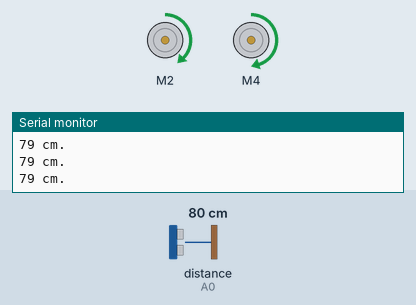
Recording of a sketch running on a simulated Arduino Uno, built with avr-gcc and run on an emulated ATmega328P. On the bench: 2 × DC motor (green arrow = forward, orange = backward, longer = faster), the last lines printed to the serial monitor. Wiring (inferred from the names in the program): ultrasonic range finder: trigger A1; echo A0. The inputs (shaded band) are chosen by the test bench; at power-on: distance to the obstacle (sensor on A0) 80 cm. The echo pulse lasts 58.3 µs per cm.

Above: at 1.2 s.
1.3 s: distance to the obstacle (sensor on A0) set to 45 cm
2.9 s: distance to the obstacle (sensor on A0) set to 36 cm
At 4.3 s:
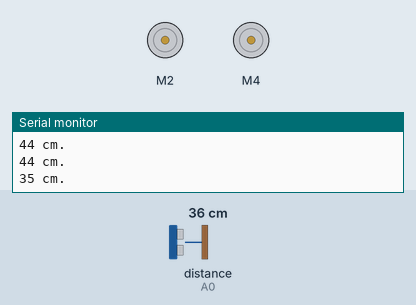
5.9 s: distance to the obstacle (sensor on A0) set to 60 cm
At 7.5 s:
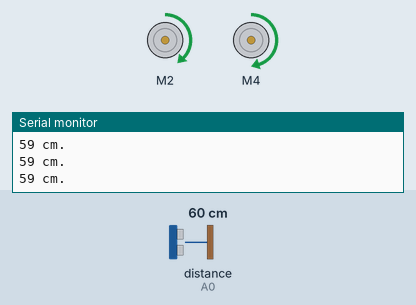
7.8 s: distance to the obstacle (sensor on A0) set to 2 cm
At 9.5 s:
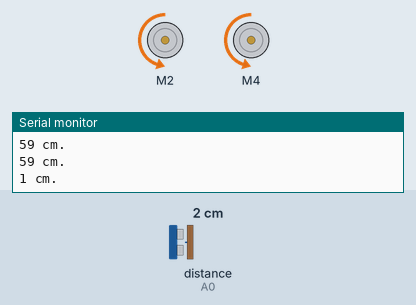
Timing chart, 0 to 11.7 s (numbered marks = the images above; inputs shaded):
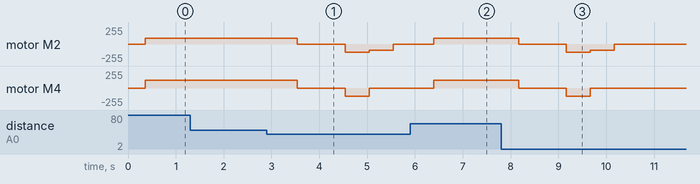

The sketch:

coche_javier.ino
```cpp
// ---------------------------------------------------------------------------
// ROBOT-COCHE
// DOS MOTORES DC MUEVEN AMBAS RUEDAS TRASERAS
// UN SENSOR ULTRASÓNICO MIDE LA DISTANCIA A OBSTÁCULOS.
// SI EL COCHE ESTÁ CERCA DE UN OBSTÁCULO DEBE EVITARLO
// A VECES EL SENSOR SE QUEDA COLGADO MIDIENDO DISTANCIAS 0, 0, 0, 0 CM, REITERADAMENTE
// LO ARREGLAMOS CON INSTRUCCIONES PARA EL DESBLOQUEO METIDAS EN UN BUCLE WHILE
// SOLUCION AL 0,0,0,0,0,0,...
//When I detect the sensor is stuck, I simply switch echo pin to OUTPUT,
//put it into LOW state, and after a while re-set it to INPUT, then cycle again.

//conexiones del sensor HC-SR04
//trigger A1
//echo    A0
//Gnd     tierra (GND)
//Vcc     5V
// ---------

//Definicion de constantes y variables usadas
const int trigPin = A1; // pin disparo del sensor ultrasonico
const int echoPin = A0; // pin echo que recoge el rebote del pulso ultrasonico
int intentos = 0;//num de veces que el sensor ultrasónico se cuelga con 0

#include <AFMotor.h>
AF_DCMotor motorD(2); // create motor derecha
AF_DCMotor motorI(4); // create motor izquierda

void setup()
{
  Serial.begin(9600); // Open serial monitor at 115200 baud
  pinMode(trigPin, OUTPUT);
  pinMode(echoPin, INPUT);
  //pinMode (led, OUTPUT);
  motorD.setSpeed(90);     // 90, set the speed from 0 to 255 90
  motorI.setSpeed(120);     // 120,set the speed form 0 to 255 120

}

void loop()
{
 delay(50);
 //dos variables vamos a definir para el trabajo del sensor ulrasónico
 //duration = tiempo de duración del pulso ida y vuelta
 //y range = distancia en cm al obstáculo
 long duration, range;
 digitalWrite(trigPin, LOW);   // Resetea el disparador ulstrasónico
 delayMicroseconds(2);   //damos un tiempo de espera antes de lanzar un pulso
 digitalWrite(trigPin, HIGH);  // Manda EL PULSO
 delayMicroseconds(10);    //el pulso dura 10 microsegundos
 digitalWrite(trigPin, LOW); // Deshabilita la transimison de otros pulsos
 //y espera a que el pin echo recoja el pulso rebotado
 duration = pulseIn(echoPin, HIGH) ; //mide el tiempo de ida y vuelta del pulso en µs
 range = duration / 58.28  ; // Calcula la distancia al obstáculo en cm.
 delay(300);
//imprimimos la distancia al obstáculo en el monitor serie
 Serial.println(String(range) + " cm."); // Tools-->Serial Monitor to see the range

 /*
 //SI el sensor se cuelga enviando continuos 0 cm, lo solucionamos en el bucle while
 while (range == 0 && ++intentos < 3); {
      delay(50);//100
      pinMode(echoPin, OUTPUT);
      digitalWrite(echoPin, LOW);
      delay(50);//100
      pinMode(echoPin, INPUT);
      motorD.run(RELEASE);
      motorI.run(RELEASE);
    }
*/
 if (range < 40 ) { // si el obstáculo está a menos de 25 cm
    //&& range!=0 incluirlo dentro del if sólo si el sensor se cuelga con 0,0,0,...
    motorD.run(RELEASE);
    motorI.run(RELEASE);
    delay(1000);
    motorD.setSpeed(120);
    motorI.setSpeed(120);
    motorD.run(BACKWARD);
    motorI.run(BACKWARD);
    delay (500);
    //giro del coche entre 45-90º aproximadamente
    motorD.setSpeed(90);
    motorI.setSpeed(90);
    motorD.run(BACKWARD);
    motorI.run(RELEASE);
    delay (500);
    motorD.run(RELEASE);
    motorI.run(RELEASE);
    delay(500);
  }//fin del if
  else { // si no hay ningún obstáculo
    motorD.setSpeed(90);  // 90, set the speed from 0 to 255 90
    motorI.setSpeed(120); // este motorI nec mayor veloc para que el coche vaya recto.
    motorD.run(FORWARD);
    motorI.run(FORWARD);
  }//fin del else
}//fin del loop()
```

Measured:
- the behaviour switches between 41 and 40 cm on distance to the obstacle (sensor on A0) (found by bisection; images 0 and 1)
- after the input at 2.9 s, motor M2: forward 90/255 → stopped after 0.64 s, → backward 120/255 1.0 s later, → backward 90/255 0.50 s later, → stopped 0.50 s later; motor M4: forward 120/255 → stopped after 0.64 s, → backward 120/255 1.0 s later, → stopped 0.50 s later
- after the input at 5.9 s, motor M2: stopped → forward 90/255 after 0.50 s; motor M4: stopped → forward 120/255 after 0.50 s
- after the input at 7.8 s, motor M2: forward 90/255 → stopped after 0.37 s, → backward 120/255 1.0 s later, → backward 90/255 0.50 s later, → stopped 0.50 s later; motor M4: forward 120/255 → stopped after 0.37 s, → backward 120/255 1.0 s later, → stopped 0.50 s later
